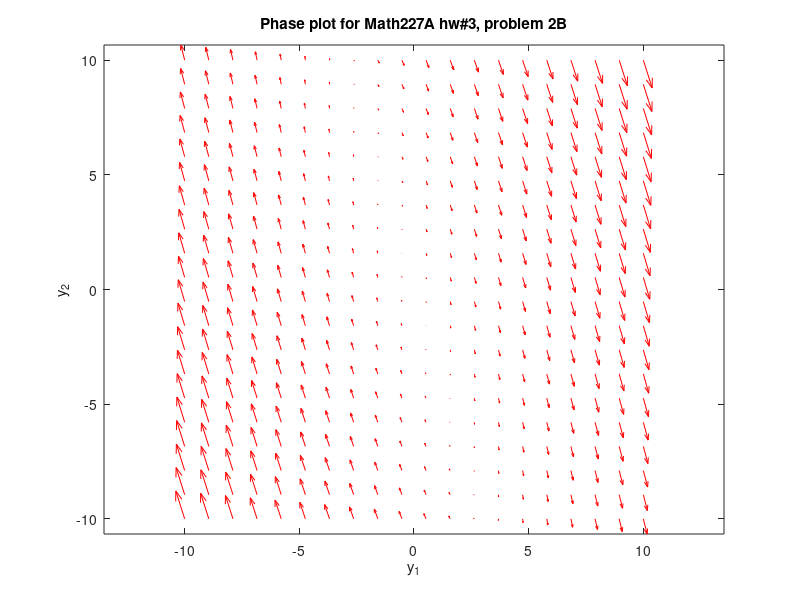

MATLAB code for this plot:
clear all; close all; clc;
% 10/23/20
% i stole most of this code from here: http://matlab.cheme.cmu.edu/2011/08/09/phase-portraits-of-a-system-of-odes/

f = @(t,Y) [5*Y(1)+2*Y(2); -17*Y(1)-5*Y(2)];

y1 = linspace(-10,10,20);
y2 = linspace(-10,10,20);

% creates two matrices one for all the x-values on the grid, and one for
% all the y-values on the grid. Note that x and y are matrices of the same
% size and shape, in this case 20 rows and 20 columns
[x,y] = meshgrid(y1,y2);
size(x);
size(y);

u = zeros(size(x));
v = zeros(size(x));

% we can use a single loop over each element to compute the derivatives at
% each point (y1, y2)
t=0; % we want the derivatives at each point at t=0, i.e. the starting time
for i = 1:numel(x)
    Yprime = f(t,[x(i); y(i)]);
    u(i) = Yprime(1);
    v(i) = Yprime(2);
end

quiver(x,y,u,v,'r'); figure(gcf)
xlabel('y_1')
ylabel('y_2')
axis tight equal;
title('Phase plot for Math227A hw#3, problem 2B')